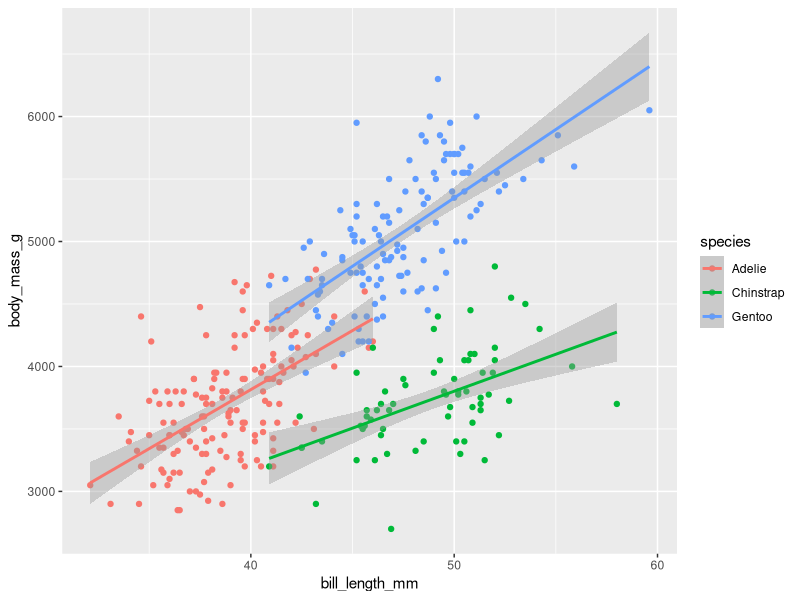
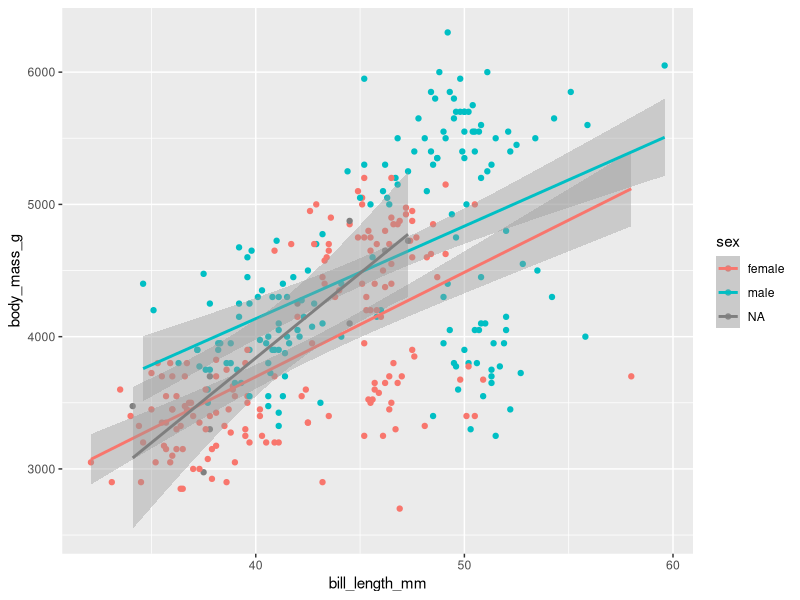
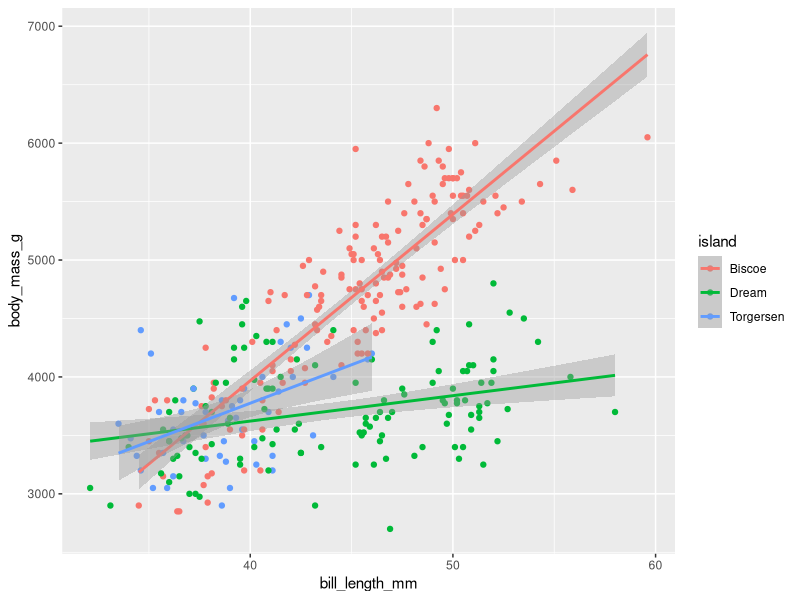

R code for these plots, in order:
## ---- chunk 1
library(palmerpenguins)
library(dplyr)
library(ggplot2)

df <- palmerpenguins::penguins
## ---- chunk 2
glimpse(df)
## ---- chunk 3
head(df,5)
## ---- chunk 4
df %>%
  group_by(species, sex) %>%
  summarise(
    across(
      where(is.numeric), 
      \(x) mean(x, na.rm = TRUE)
      )
    ) %>%
  knitr::kable()
## ---- chunk 5
df %>%
  group_by(species, sex) %>%
  summarise(
    across(
      where(is.numeric), 
      \(x) median(x, na.rm = TRUE)
      )
    ) %>%
  knitr::kable()
## ---- chunk 6
df %>%
  ggplot(aes(x = bill_length_mm, y = body_mass_g, color = species)) +
  geom_point() + 
  geom_smooth(method = "lm")
## ---- chunk 7
df %>%
  ggplot(aes(x = bill_length_mm, y = body_mass_g, color = sex)) +
  geom_point() + 
  geom_smooth(method = "lm")
## ---- chunk 8
df %>%
  ggplot(aes(x = bill_length_mm, y = body_mass_g, color = island)) +
  geom_point() + 
  geom_smooth(method = "lm")
